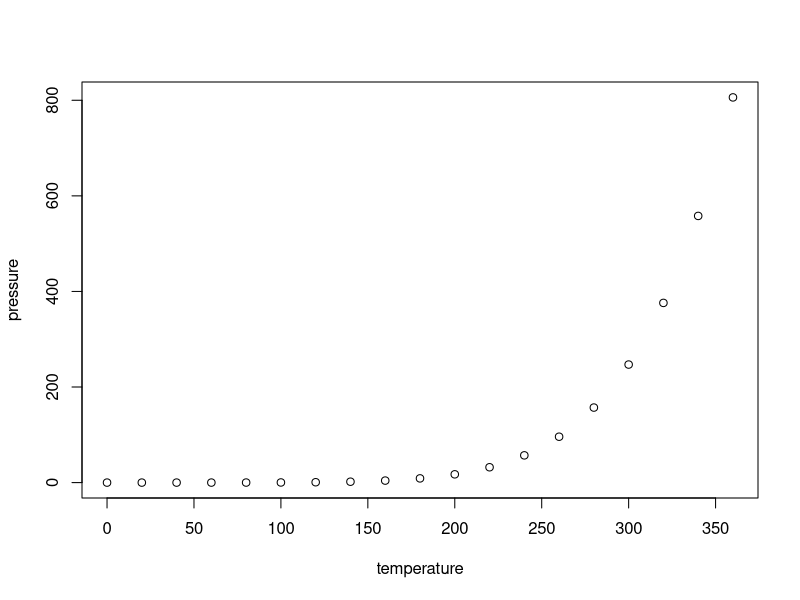
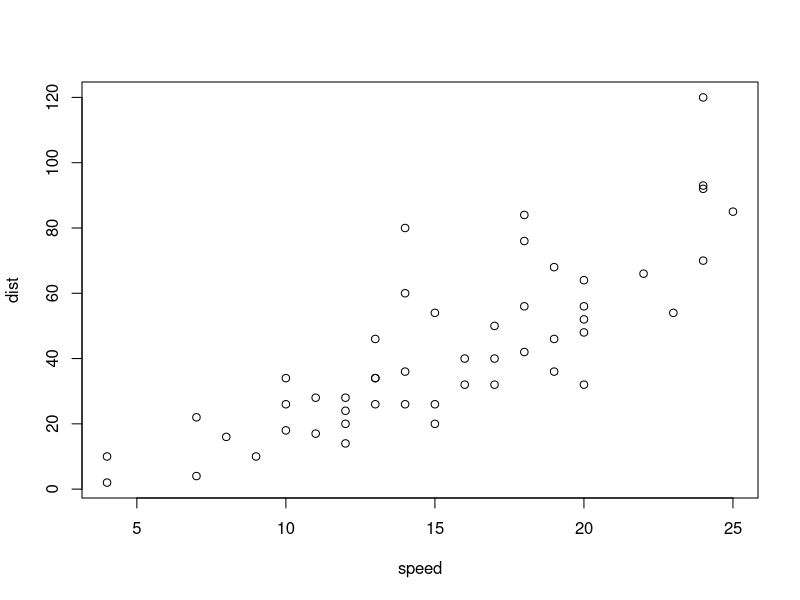
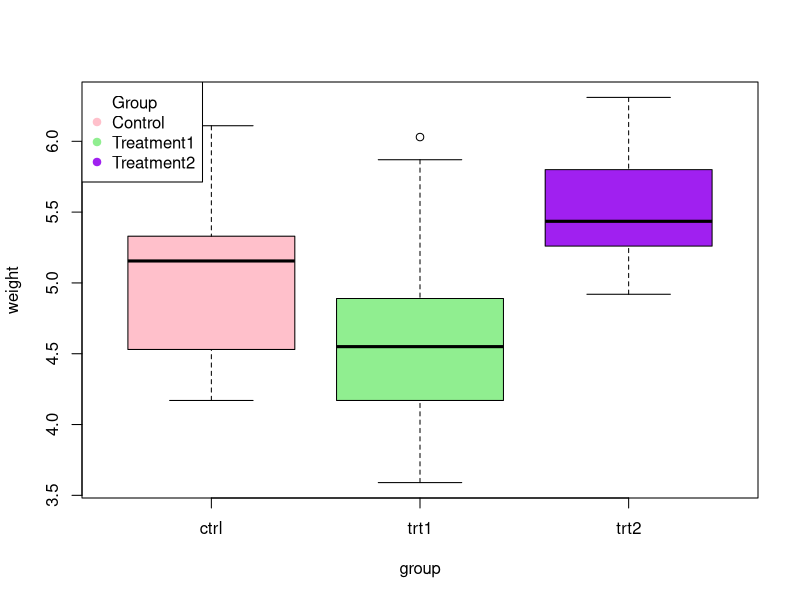

Reproduce these figures in R, in order.
## ---- chunk 1
knitr::opts_chunk$set(echo = TRUE)
## ---- chunk 2
summary(cars)
## ---- chunk 3
plot(pressure)
## ---- chunk 4
plot(cars)
## ---- chunk 5
summary(PlantGrowth)
## ---- chunk 6
boxplot(weight ~ group, PlantGrowth, col=c("pink","lightgreen","purple"))
legend("topleft", legend=c("Group","Control","Treatment1","Treatment2"), pch=c(NA,19,19,19), col=c(NA,"pink","lightgreen","purple"))
